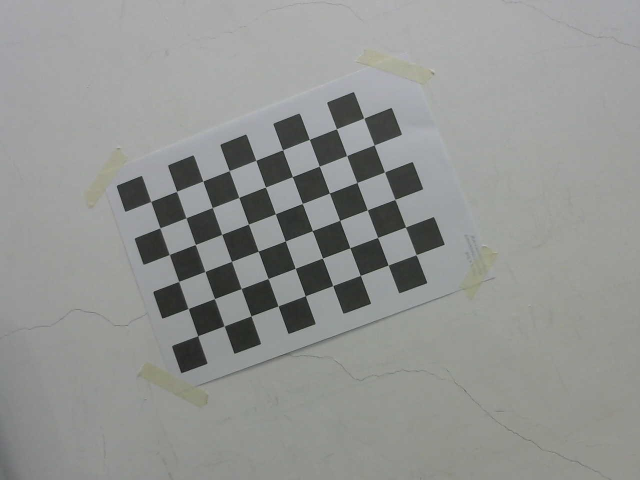
#> input picture pose_estimation/webcam_calib/WIN_20250430_12_52_46_Pro.jpg, 1280 x 960 px (shown at 1/2 size); its folder holds 5 pictures in this run
$ python webcam_calib.py
#> lines starting #> are read from the running program, lines starting #| are printed output that depends on the picture; after the words box and inside, x2 and y2 are one past the last pixel; in counts of white or black regions, pixels touching at a corner belong together
import numpy as np
import cv2 as cv
import glob
chessboard = (6, 9)  #
# termination criteria
criteria = (cv.TERM_CRITERIA_EPS + cv.TERM_CRITERIA_MAX_ITER, 30, 0.001)
# prepare object points, like (0,0,0), (1,0,0), (2,0,0) ....,(6,5,0)
objp = np.zeros(((chessboard[0]*chessboard[1]),3), np.float32)
objp[:,:2] = np.mgrid[0:chessboard[0],0:chessboard[1]].T.reshape(-1,2)
# Arrays to store object points and image points from all the images.
objpoints = [] # 3d point in real world space
imgpoints = [] # 2d points in image plane.
images = glob.glob('./webcam_calib/*.jpg')

for fname in images:
    img = cv.imread(fname)
#> img is the input picture: shape (960, 1280, 3); mean B, G, R 145.4, 147.6, 146.2
    gray = cv.cvtColor(img, cv.COLOR_BGR2GRAY)

    # Find the chess board corners
    ret, corners = cv.findChessboardCorners(gray, (chessboard[0],chessboard[1]), None)
#> ret = True; corners = 54 rows, first 8: [396, 672], [375.8, 618.1], [357.5, 563.6], [339.3, 509.5], [320.8, 457.4], [301.4, 404.3], [450.2, 650.8], [428.8, 597.5]

    # If found, add object points, image points (after refining them)
    if ret == True:
        print(f"Detected {len(corners) if ret else 0} corners in {fname}")
#| Detected 54 corners in ./webcam_calib/WIN_20250430_12_52_46_Pro.jpg
        objpoints.append(objp)
        corners2 = cv.cornerSubPix(gray, corners, (11,11), (-1,-1), criteria)
#> corners2 = 54 rows, first 8: [396.1, 671.8], [376.7, 617.5], [358.1, 563.3], [339.2, 509.5], [320.3, 456.3], [302, 403.4], [448.8, 652.3], [429.4, 597.6]
        imgpoints.append(corners2)
        # Draw and display the corners
        cv.drawChessboardCorners(img, (chessboard[0],chessboard[1]), corners2, ret)
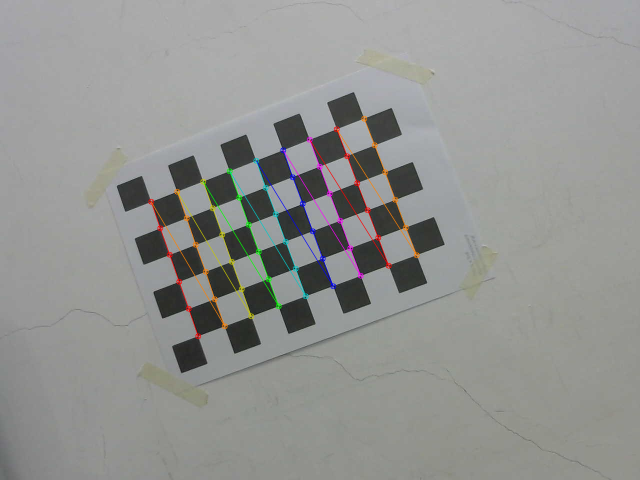
#> img: shape (960, 1280, 3) (shown at 1/2 size); 1.46% of pixels changed, all inside (x1, y1, x2, y2) = (296, 231, 840, 679)
    else:
        print(f"Warning: Failed to detect chessboard corners in {fname}")
#> pass 2 of the loop `for fname in images:`:
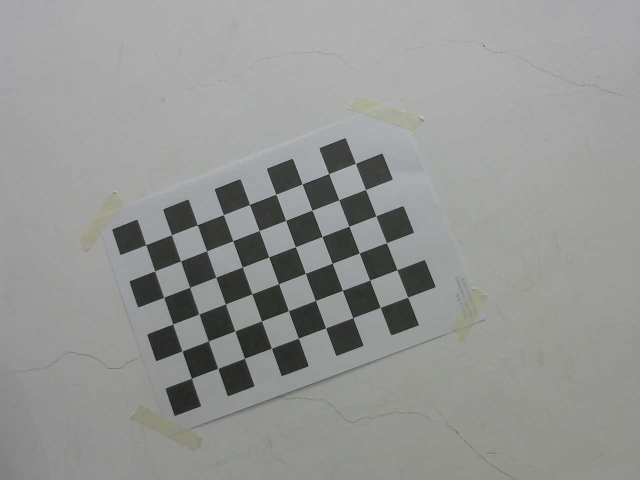
#> input picture pose_estimation/webcam_calib/WIN_20250430_12_52_49_Pro.jpg, 1280 x 960 px (shown at 1/2 size)
#> img is the input picture: shape (960, 1280, 3); mean B, G, R 147.6, 149.7, 148.3
#> corners = 54 rows, first 8: [384, 755], [366.2, 701.4], [348.3, 649.6], [328, 593.6], [308.7, 541.7], [292.5, 489.6], [437.3, 736.3], [417, 682.5]
#| Detected 54 corners in ./webcam_calib/WIN_20250430_12_52_49_Pro.jpg
#> corners2 = 54 rows, first 8: [383.4, 756.7], [364.6, 702.3], [346.4, 648.2], [327.9, 594.9], [310.2, 542.3], [292.2, 490.1], [436.2, 736.9], [417.3, 682.4]
#> `cv.drawChessboardCorners(img, (chessboard[0],chessboard[1]), corners2,..`:
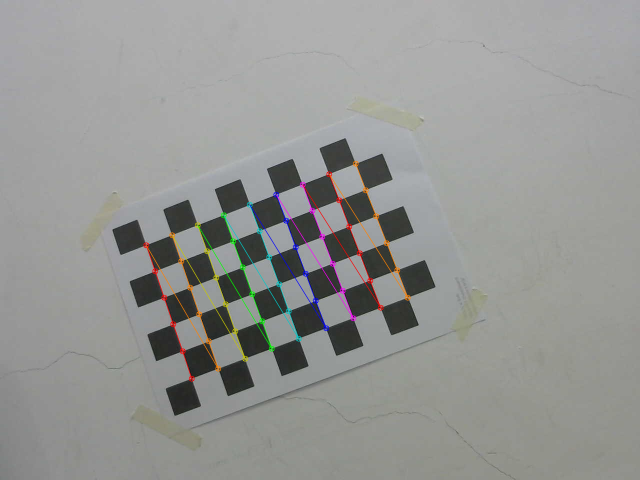
#> img: shape (960, 1280, 3) (shown at 1/2 size); 1.44% of pixels changed, all inside (x1, y1, x2, y2) = (286, 321, 822, 764)
#> pass 3 of the loop `for fname in images:`:
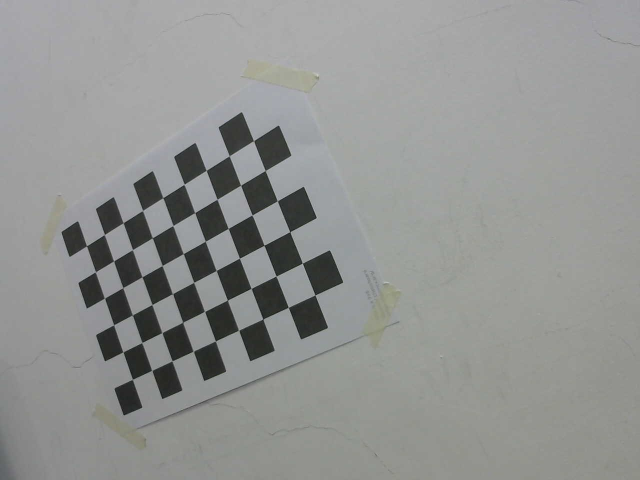
#> input picture pose_estimation/webcam_calib/WIN_20250430_12_52_56_Pro.jpg, 1280 x 960 px (shown at 1/2 size)
#> img is the input picture: shape (960, 1280, 3); mean B, G, R 146, 147.7, 146.3
#> corners = 54 rows, first 8: [264.7, 759.4], [247.3, 705], [228.2, 650.1], [209.7, 596.7], [190.4, 545.4], [173.4, 492], [304.6, 741.5], [284.2, 685.6]
#| Detected 54 corners in ./webcam_calib/WIN_20250430_12_52_56_Pro.jpg
#> corners2 = 54 rows, first 8: [265.3, 759.2], [246.5, 704.4], [227.8, 650.1], [209.5, 596.7], [191.3, 544.2], [173.6, 492.2], [304.1, 741.3], [284.3, 685.6]
#> `cv.drawChessboardCorners(img, (chessboard[0],chessboard[1]), corners2,..`:
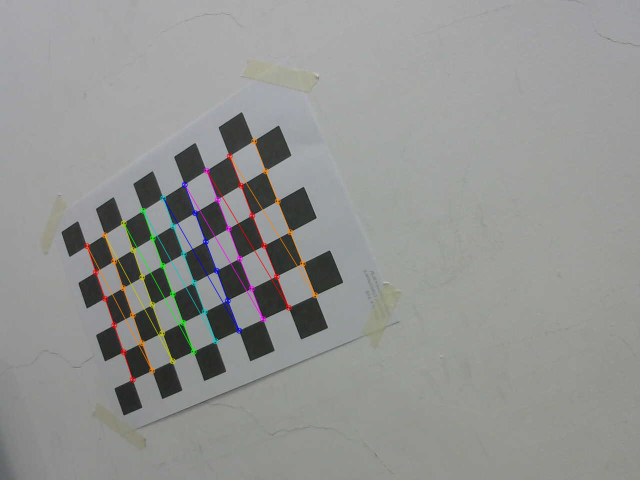
#> img: shape (960, 1280, 3) (shown at 1/2 size); 1.51% of pixels changed, all inside (x1, y1, x2, y2) = (168, 276, 637, 766)
#> the loop made 5 passes; the first 3 are shown

# calibration: 誤差/內參/畸變參數/旋轉向量/平移向量
ret, mtx, dist, rvecs, tvecs = cv.calibrateCamera(objpoints, imgpoints, gray.shape[::-1], None, None)
print('mtx: ',mtx)
print('dist: ',dist)
np.save('./webcam_calib/camera_matrix.npy', mtx)
np.save('./webcam_calib/dist_coeff.npy', dist)
np.save('./webcam_calib/rvecs.npy', rvecs)
np.save('./webcam_calib/tvecs.npy', tvecs)
# undistort
img = cv.imread('./webcam_calib/WIN_20250430_12_53_58_Pro.jpg')
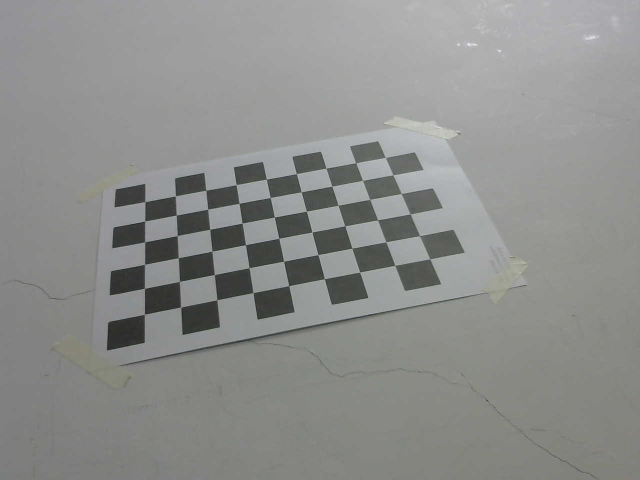
#> input picture pose_estimation/webcam_calib/WIN_20250430_12_53_58_Pro.jpg, 1280 x 960 px (shown at 1/2 size)
#> img is the input picture: shape (960, 1280, 3); mean B, G, R 140.3, 142.2, 141.1
h,  w = img.shape[:2]
#> h = 960; w = 1280
newcameramtx, roi = cv.getOptimalNewCameraMatrix(mtx, dist, (w, h), 0, (w, h))
dst = cv.undistort(img, mtx, dist, None, newcameramtx)
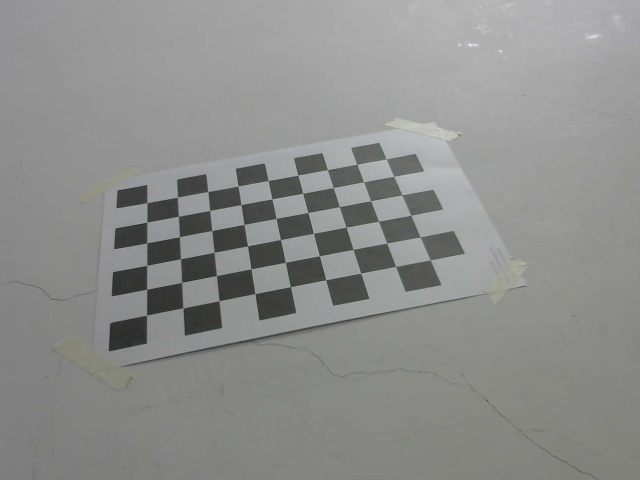
#> dst: shape (960, 1280, 3) (shown at 1/2 size); mean B, G, R 140.3, 142.3, 141.2
cv.imwrite("./webcam_calib/calibresult_cam.png", dst)
print("Calibration completed successfully. Output saved as ./calibration/calibresult_cam.png")

# reprojection error
mean_error = 0
for i in range(len(objpoints)):
    imgpoints2, _ = cv.projectPoints(objpoints[i], rvecs[i], tvecs[i], mtx, dist)
    error = cv.norm(imgpoints[i], imgpoints2, cv.NORM_L2) / len(imgpoints2)
    mean_error += error
print(f"total Error: {mean_error / len(objpoints)}")
